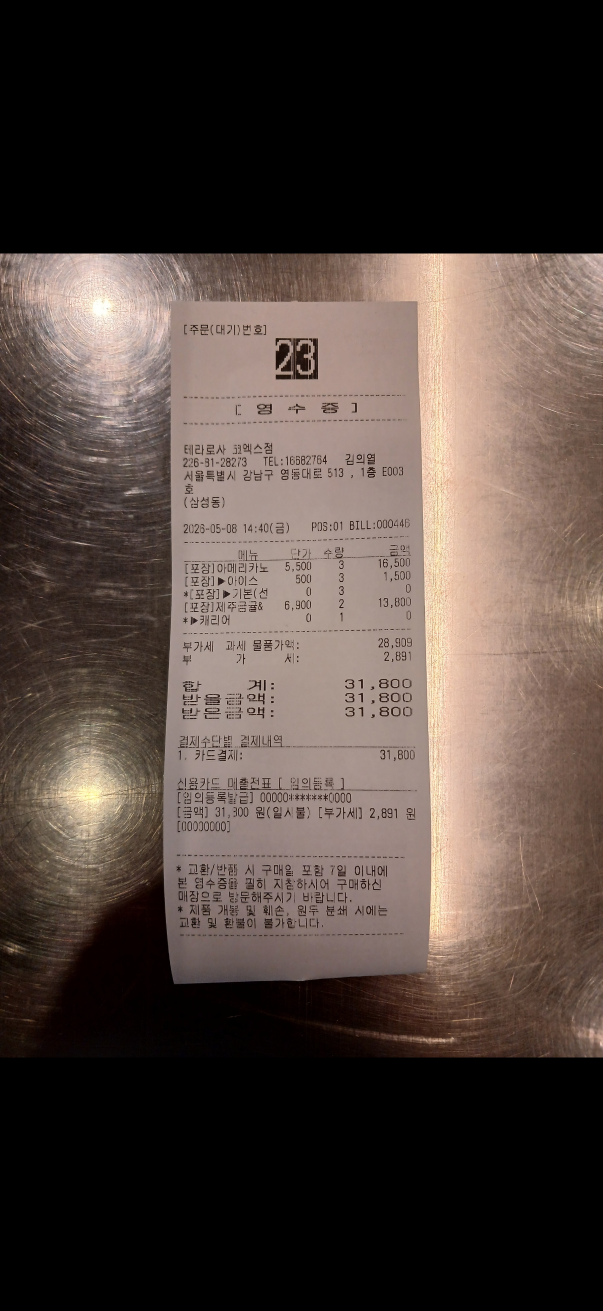
#> input picture docs/imgs/KakaoTalk_Photo_2026-05-19-21-14-02 001.png, 1206 x 2622 px (shown at 1/2 size); its folder holds only this picture in this run
$ jupyter execute --allow-errors document_ai_learning_route.ipynb
#> lines starting #> are read from the running program, lines starting #| are printed output that depends on the picture; after the words box and inside, x2 and y2 are one past the last pixel; in counts of white or black regions, pixels touching at a corner belong together
# OCR / Document AI 학습 루트

이 노트북은 영수증 이미지를 시작점으로 OCR 결과를 직접 보고, rule 기반 parsing, layout 시각화, hybrid 구조화, semantic classification, layout-aware model 개념, production pipeline까지 차근차근 따라가는 실습용 코드입니다.

학습 순서:

1. OCR 결과 직접 보기
2. Rule-Based Parsing
3. Layout 시각화
4. Hybrid 방식
5. Semantic Classification
6. LayoutLM / Donut 이해
7. Production OCR Pipeline

## 0. 공통 준비

`docs/imgs` 폴더의 영수증 이미지를 사용합니다. OCR 엔진은 설치된 것만 실행하고, 없는 엔진은 자동으로 건너뜁니다.

[cell 1]
from __future__ import annotations

import importlib.util
import sys
import os
import re
import shutil
from pathlib import Path
from typing import Any

import numpy as np
import pandas as pd
from PIL import Image, ImageDraw

print(sys.executable)

PROJECT_ROOT = Path.cwd().parent if Path.cwd().name == "notebooks" else Path.cwd()
IMG_DIR = PROJECT_ROOT / "docs" / "imgs"

# 외부 라이브러리가 홈 디렉터리에 캐시를 만들지 않도록 프로젝트 내부로 고정합니다.
os.environ.setdefault("PADDLE_PDX_CACHE_HOME", str(PROJECT_ROOT / "data" / "paddlex_cache"))
os.environ.setdefault("MPLCONFIGDIR", str(PROJECT_ROOT / "data" / "matplotlib_cache"))
os.environ.setdefault("XDG_CACHE_HOME", str(PROJECT_ROOT / "data" / "xdg_cache"))
for key in ["PADDLE_PDX_CACHE_HOME", "MPLCONFIGDIR", "XDG_CACHE_HOME"]:
    Path(os.environ[key]).mkdir(parents=True, exist_ok=True)


def has_module(name: str) -> bool:
    return importlib.util.find_spec(name) is not None


for module in ["pytesseract", "easyocr", "paddleocr", "cv2", "layoutparser"]:
    print(f"{module:14s}: {has_module(module)}")
print("tesseract bin :", shutil.which("tesseract"))

[cell 2]
IMAGE_PATHS = sorted([p for p in IMG_DIR.glob("*") if p.suffix.lower() in {".png", ".jpg", ".jpeg"}])

for idx, path in enumerate(IMAGE_PATHS):
    image = Image.open(path)
#> image is the input picture: PIL image 1206x2622 RGB; mean R, G, B 80.7, 68.2, 62
    print(idx, path.name, image.size)
#| 0 KakaoTalk_Photo_2026-05-19-21-14-02 001.png (1206, 2622)

TEST_IMAGE_PATH = IMAGE_PATHS[0]
# [4 lines of commented-out code are left out]
image = Image.open(TEST_IMAGE_PATH).convert("RGB")
display(image.resize((min(700, image.width), int(image.height * min(700, image.width) / image.width))))

## 1단계. OCR 결과 직접 보기

목표는 OCR이 텍스트를 어떻게 읽는지, 좌표가 왜 필요한지, OCR noise가 어떤 식으로 생기는지 직접 확인하는 것입니다.

[cell 3]
def preprocess_image(path: Path, max_width: int = 1400) -> Image.Image:
#> called with max_width = 1400
    image = Image.open(path).convert("RGB")
    if image.width > max_width:
        ratio = max_width / image.width
        image = image.resize((max_width, int(image.height * ratio)))

    if has_module("cv2"):
        import cv2

        arr = np.array(image)
        gray = cv2.cvtColor(arr, cv2.COLOR_RGB2GRAY)
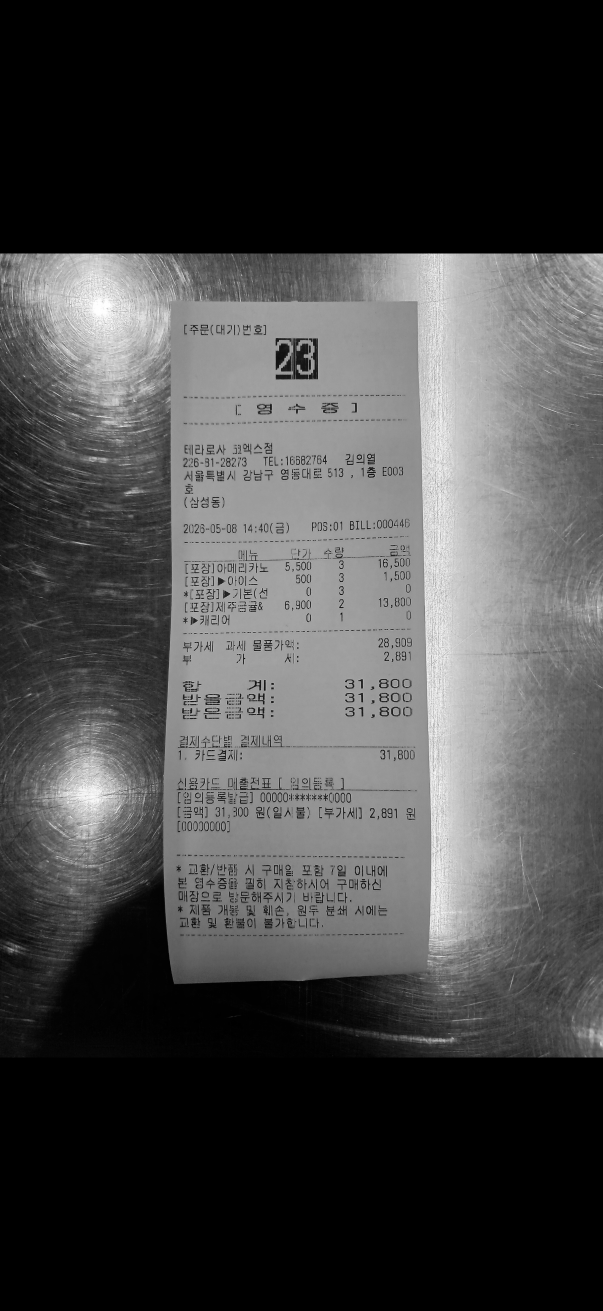
#> gray: shape (2622, 1206) (shown at 1/2 size); min 0, max 255, mean 71.2
        gray = cv2.bilateralFilter(gray, 7, 50, 50)
        binary = cv2.adaptiveThreshold(
            gray,
            255,
            cv2.ADAPTIVE_THRESH_GAUSSIAN_C,
            cv2.THRESH_BINARY,
            31,
            9,
        )
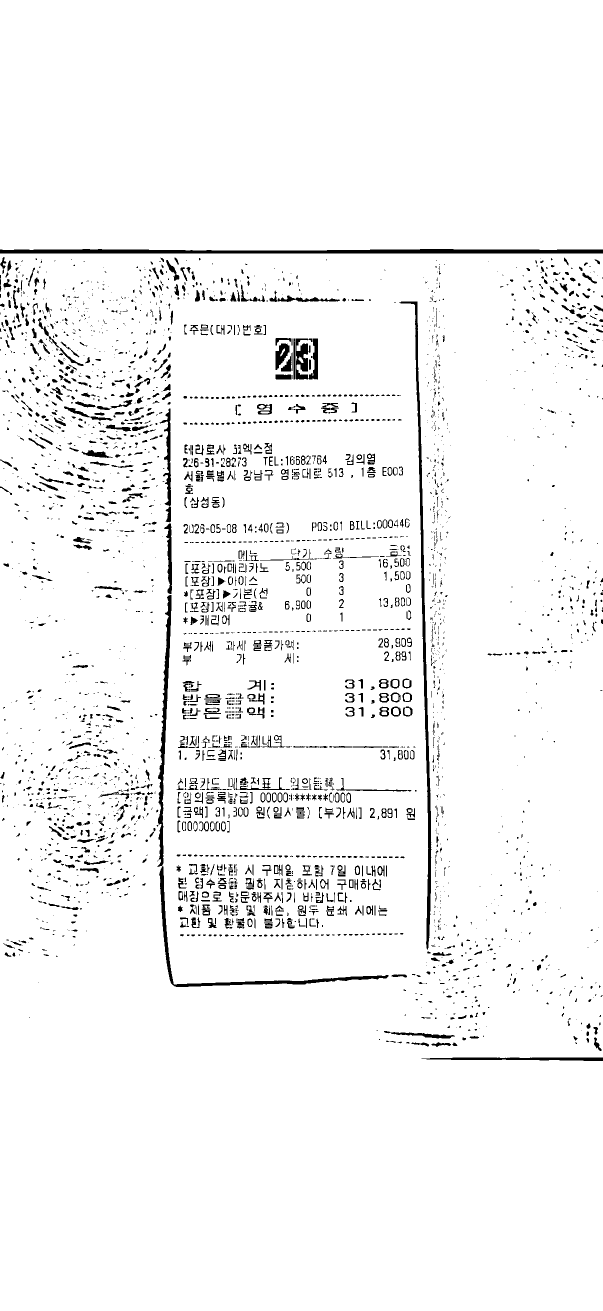
#> binary: shape (2622, 1206) (shown at 1/2 size); 95.9% white; 3779 black regions (2443 under 20 px), largest, box (x1, y1, x2, y2) and area: (0, 498, 1206, 507) 8961, (315, 1190, 778, 1974) 8324, (798, 603, 863, 1899) 7386
        return Image.fromarray(binary).convert("RGB")

    return image.convert("L").convert("RGB")


ocr_image = preprocess_image(TEST_IMAGE_PATH)
display(ocr_image.resize((min(700, ocr_image.width), int(ocr_image.height * min(700, ocr_image.width) / ocr_image.width))))
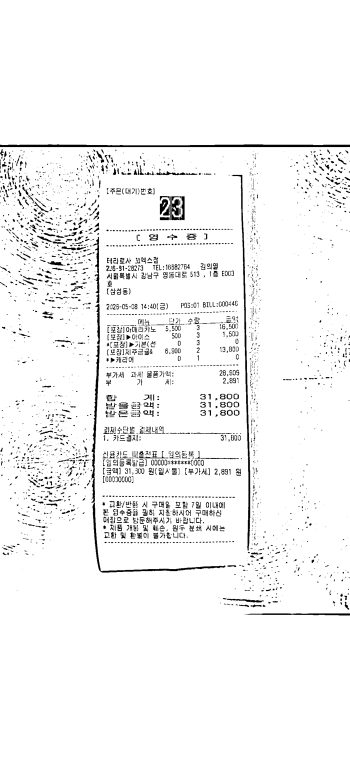
#> shown: PIL image 700x1521 RGB (shown at 1/2 size); min 0, max 255, mean 244.5

[cell 4]
OCR_COLUMNS = ["engine", "text", "conf", "x1", "y1", "x2", "y2", "cx", "cy", "width", "height"]


# [23 lines left out: functions normalize_box, to_ocr_df, not called in this run]


def run_tesseract(image: Image.Image, lang: str = "kor+eng") -> pd.DataFrame:
    if not has_module("pytesseract"):
        print("pytesseract가 없습니다.")
        return to_ocr_df([])

    import pytesseract

    data = pytesseract.image_to_data(
        image,
        lang=lang,
        config="--oem 3 --psm 6",
        output_type=pytesseract.Output.DATAFRAME,
    )

    rows = []
    for _, row in data.dropna(subset=["text"]).iterrows():
        text = str(row["text"]).strip()
        if not text:
            continue
        conf = None if row["conf"] == -1 else float(row["conf"])
        x1, y1 = row["left"], row["top"]
        rows.append(normalize_box("tesseract", text, conf, (x1, y1, x1 + row["width"], y1 + row["height"])))
    return to_ocr_df(rows)


#> (the rest of this cell did not finish here and is left out)

[cell 5]
from __future__ import annotations

import importlib.util
import sys
import os
import re
import shutil
from pathlib import Path
from typing import Any

import numpy as np
import pandas as pd
from PIL import Image, ImageDraw

print(sys.executable)

PROJECT_ROOT = Path.cwd().parent if Path.cwd().name == "notebooks" else Path.cwd()
IMG_DIR = PROJECT_ROOT / "docs" / "imgs"

# 외부 라이브러리가 홈 디렉터리에 캐시를 만들지 않도록 프로젝트 내부로 고정합니다.
os.environ.setdefault("PADDLE_PDX_CACHE_HOME", str(PROJECT_ROOT / "data" / "paddlex_cache"))
os.environ.setdefault("MPLCONFIGDIR", str(PROJECT_ROOT / "data" / "matplotlib_cache"))
os.environ.setdefault("XDG_CACHE_HOME", str(PROJECT_ROOT / "data" / "xdg_cache"))
for key in ["PADDLE_PDX_CACHE_HOME", "MPLCONFIGDIR", "XDG_CACHE_HOME"]:
    Path(os.environ[key]).mkdir(parents=True, exist_ok=True)


def has_module(name: str) -> bool:
    return importlib.util.find_spec(name) is not None


for module in ["pytesseract", "easyocr", "paddleocr", "cv2", "layoutparser"]:
    print(f"{module:14s}: {has_module(module)}")
print("tesseract bin :", shutil.which("tesseract"))

[cell 6]
from __future__ import annotations

import importlib.util
import sys
import os
import re
import shutil
from pathlib import Path
from typing import Any

import numpy as np
import pandas as pd
from PIL import Image, ImageDraw

print(sys.executable)

PROJECT_ROOT = Path.cwd().parent if Path.cwd().name == "notebooks" else Path.cwd()
IMG_DIR = PROJECT_ROOT / "docs" / "imgs"

# 외부 라이브러리가 홈 디렉터리에 캐시를 만들지 않도록 프로젝트 내부로 고정합니다.
os.environ.setdefault("PADDLE_PDX_CACHE_HOME", str(PROJECT_ROOT / "data" / "paddlex_cache"))
os.environ.setdefault("MPLCONFIGDIR", str(PROJECT_ROOT / "data" / "matplotlib_cache"))
os.environ.setdefault("XDG_CACHE_HOME", str(PROJECT_ROOT / "data" / "xdg_cache"))
for key in ["PADDLE_PDX_CACHE_HOME", "MPLCONFIGDIR", "XDG_CACHE_HOME"]:
    Path(os.environ[key]).mkdir(parents=True, exist_ok=True)


def has_module(name: str) -> bool:
    return importlib.util.find_spec(name) is not None


for module in ["pytesseract", "easyocr", "paddleocr", "cv2", "layoutparser"]:
    print(f"{module:14s}: {has_module(module)}")
print("tesseract bin :", shutil.which("tesseract"))

[cell 7]
from __future__ import annotations

import importlib.util
import sys
import os
import re
import shutil
from pathlib import Path
from typing import Any

import numpy as np
import pandas as pd
from PIL import Image, ImageDraw

print(sys.executable)

PROJECT_ROOT = Path.cwd().parent if Path.cwd().name == "notebooks" else Path.cwd()
IMG_DIR = PROJECT_ROOT / "docs" / "imgs"

# 외부 라이브러리가 홈 디렉터리에 캐시를 만들지 않도록 프로젝트 내부로 고정합니다.
os.environ.setdefault("PADDLE_PDX_CACHE_HOME", str(PROJECT_ROOT / "data" / "paddlex_cache"))
os.environ.setdefault("MPLCONFIGDIR", str(PROJECT_ROOT / "data" / "matplotlib_cache"))
os.environ.setdefault("XDG_CACHE_HOME", str(PROJECT_ROOT / "data" / "xdg_cache"))
for key in ["PADDLE_PDX_CACHE_HOME", "MPLCONFIGDIR", "XDG_CACHE_HOME"]:
    Path(os.environ[key]).mkdir(parents=True, exist_ok=True)


def has_module(name: str) -> bool:
    return importlib.util.find_spec(name) is not None


for module in ["pytesseract", "easyocr", "paddleocr", "cv2", "layoutparser"]:
    print(f"{module:14s}: {has_module(module)}")
print("tesseract bin :", shutil.which("tesseract"))

[cell 8]
from __future__ import annotations

import importlib.util
import sys
import os
import re
import shutil
from pathlib import Path
from typing import Any

import numpy as np
import pandas as pd
from PIL import Image, ImageDraw

print(sys.executable)

PROJECT_ROOT = Path.cwd().parent if Path.cwd().name == "notebooks" else Path.cwd()
IMG_DIR = PROJECT_ROOT / "docs" / "imgs"

# 외부 라이브러리가 홈 디렉터리에 캐시를 만들지 않도록 프로젝트 내부로 고정합니다.
os.environ.setdefault("PADDLE_PDX_CACHE_HOME", str(PROJECT_ROOT / "data" / "paddlex_cache"))
os.environ.setdefault("MPLCONFIGDIR", str(PROJECT_ROOT / "data" / "matplotlib_cache"))
os.environ.setdefault("XDG_CACHE_HOME", str(PROJECT_ROOT / "data" / "xdg_cache"))
for key in ["PADDLE_PDX_CACHE_HOME", "MPLCONFIGDIR", "XDG_CACHE_HOME"]:
    Path(os.environ[key]).mkdir(parents=True, exist_ok=True)


def has_module(name: str) -> bool:
    return importlib.util.find_spec(name) is not None


for module in ["pytesseract", "easyocr", "paddleocr", "cv2", "layoutparser"]:
    print(f"{module:14s}: {has_module(module)}")
print("tesseract bin :", shutil.which("tesseract"))

[cell 9]
from __future__ import annotations

import importlib.util
import sys
import os
import re
import shutil
from pathlib import Path
from typing import Any

import numpy as np
import pandas as pd
from PIL import Image, ImageDraw

print(sys.executable)

PROJECT_ROOT = Path.cwd().parent if Path.cwd().name == "notebooks" else Path.cwd()
IMG_DIR = PROJECT_ROOT / "docs" / "imgs"

# 외부 라이브러리가 홈 디렉터리에 캐시를 만들지 않도록 프로젝트 내부로 고정합니다.
os.environ.setdefault("PADDLE_PDX_CACHE_HOME", str(PROJECT_ROOT / "data" / "paddlex_cache"))
os.environ.setdefault("MPLCONFIGDIR", str(PROJECT_ROOT / "data" / "matplotlib_cache"))
os.environ.setdefault("XDG_CACHE_HOME", str(PROJECT_ROOT / "data" / "xdg_cache"))
for key in ["PADDLE_PDX_CACHE_HOME", "MPLCONFIGDIR", "XDG_CACHE_HOME"]:
    Path(os.environ[key]).mkdir(parents=True, exist_ok=True)


def has_module(name: str) -> bool:
    return importlib.util.find_spec(name) is not None


for module in ["pytesseract", "easyocr", "paddleocr", "cv2", "layoutparser"]:
    print(f"{module:14s}: {has_module(module)}")
print("tesseract bin :", shutil.which("tesseract"))

### OCR 엔진별 실행 함수

Tesseract, EasyOCR, PaddleOCR를 같은 dataframe schema로 맞춥니다. 모델 다운로드가 필요한 엔진은 첫 실행이 오래 걸릴 수 있습니다.

[cell 10]
# [83 lines left out: functions run_easyocr, run_paddleocr, not called in this run]

#> (a cell that did not finish here is left out)


pd.DataFrame(
    [
        {"engine": name, "blocks": len(df), "sample_text": " / ".join(df["text"].head(5).astype(str))}
        for name, df in ocr_results.items()
    ]
)

## 2단계. Rule-Based Parsing

좌표와 텍스트 패턴으로 간단한 라벨을 붙여봅니다. 이 단계에서는 문서 패턴과 heuristic 설계가 핵심입니다.

[cell 12]
AMOUNT_RE = re.compile(r"(?<!\d)(?:\d{1,3}(?:,\d{3})+|\d{4,})(?!\d)")
TOTAL_KEYWORDS = ["합계", "총액", "결제금액", "승인금액", "받을금액", "청구금액", "판매금액", "TOTAL"]
VAT_KEYWORDS = ["부가세", "부가가치세", "VAT", "세액"]
ID_KEYWORDS = ["사업자", "TEL", "전화", "대표", "주소"]


def has_amount(text: str) -> bool:
    return bool(AMOUNT_RE.search(text.replace(" ", "")))


# [22 lines left out: functions parse_amount, rule_label, not called in this run]


#> (the rest of this cell did not finish here and is left out)

## 3단계. Layout 시각화

OCR box를 직접 그려보면 row/column grouping, reading order, table reconstruction 문제가 눈에 보입니다.

[cell 13]
LABEL_COLORS = {
    "header_candidate": "blue",
    "price_candidate": "green",
    "number_candidate": "orange",
    "total_keyword": "red",
    "vat_keyword": "purple",
    "text": "gray",
}


# [9 lines left out: function draw_labeled_boxes, not called in this run]


#> (the rest of this cell did not finish here and is left out)

### Row grouping

텍스트 box를 y좌표 기준으로 줄 단위로 묶습니다. 실제 문서 이해에서는 이 reading order가 매우 중요합니다.

[cell 14]
# [38 lines left out: function group_rows, not called in this run]


#> (the rest of this cell did not finish here and is left out)

## 4단계. Hybrid 방식

위치 정보와 semantic keyword를 함께 사용합니다. 예를 들어 `합계`라는 단어가 있고, 같은 줄 또는 가까운 오른쪽에 금액이 있으면 `total` 후보로 봅니다.

[cell 15]
# [57 lines left out: functions find_nearby_amount, hybrid_extract_fields, not called in this run]


#> (the rest of this cell did not finish here and is left out)

## 5단계. Semantic Classification

이 단계에서는 각 row를 `[text + x + y + amount + keyword]` feature로 보고 label을 예측하는 구조를 흉내 냅니다. 실제 모델 학습 전에는 수동 라벨링과 rule baseline을 먼저 만드는 것이 좋습니다.

[cell 16]
# [19 lines left out: function classify_row_semantically, not called in this run]


#> (the rest of this cell did not finish here and is left out)

### 수동 라벨링을 위한 dataset 초안

나중에 `store_name`, `menu`, `quantity`, `unit_price`, `vat`, `total_price` 같은 정답 라벨을 사람이 채우면, 작은 classifier나 LayoutLM 계열 학습 데이터로 발전시킬 수 있습니다.

#> (a cell that did not finish here is left out)

## 6단계. LayoutLM / Donut 이해

LayoutLM류 모델은 텍스트 embedding과 2D position embedding을 함께 사용합니다.

예를 들어 `TOTAL`이라는 텍스트가 문서 하단에 있고 오른쪽에 큰 금액이 있으면 `total_price`일 확률이 높아집니다.

Donut류 모델은 OCR text를 먼저 만들기보다 이미지를 직접 encoder에 넣고 JSON-like 결과를 생성하는 방향입니다.

[cell 18]
# [8 lines left out: function normalize_bbox, not called in this run]


layoutlm_like_inputs = []
#> (the rest of this cell did not finish here and is left out)

## 7단계. Production OCR Pipeline

마지막으로 지금까지 만든 조각들을 하나의 pipeline 함수로 묶습니다.

흐름:

`Image/PDF -> Preprocessing -> OCR -> Layout Analysis -> Semantic Parse -> Rule Correction -> JSON Normalize -> Search/RAG`

[cell 19]
def run_ocr_engine(image: Image.Image, engine: str = "tesseract") -> pd.DataFrame:
    if engine == "tesseract":
        return run_tesseract(image)
    if engine == "easyocr":
        return run_easyocr(image)
    if engine == "paddleocr":
        return run_paddleocr(image)
    raise ValueError(f"unknown engine: {engine}")


# [10 lines left out: function normalize_receipt_json, not called in this run]


def document_ai_pipeline(path: Path, engine: str = "tesseract") -> dict[str, Any]:
    image = preprocess_image(path)
    ocr_df = run_ocr_engine(image, engine=engine)
    if ocr_df.empty:
        return normalize_receipt_json({}, path.name, engine)

    labeled = ocr_df.copy()
    labeled["rule_label"] = labeled.apply(lambda row: rule_label(row, image.height, image.width), axis=1)
    rows = group_rows(labeled)
    fields = hybrid_extract_fields(rows)
    result = normalize_receipt_json(fields, path.name, engine)
    result["ocr_blocks"] = len(ocr_df)
    result["rows"] = rows.to_dict("records")
    return result


#> (the rest of this cell did not finish here and is left out)

[cell 20]
batch_results = []
#> (the rest of this cell did not finish here and is left out)
